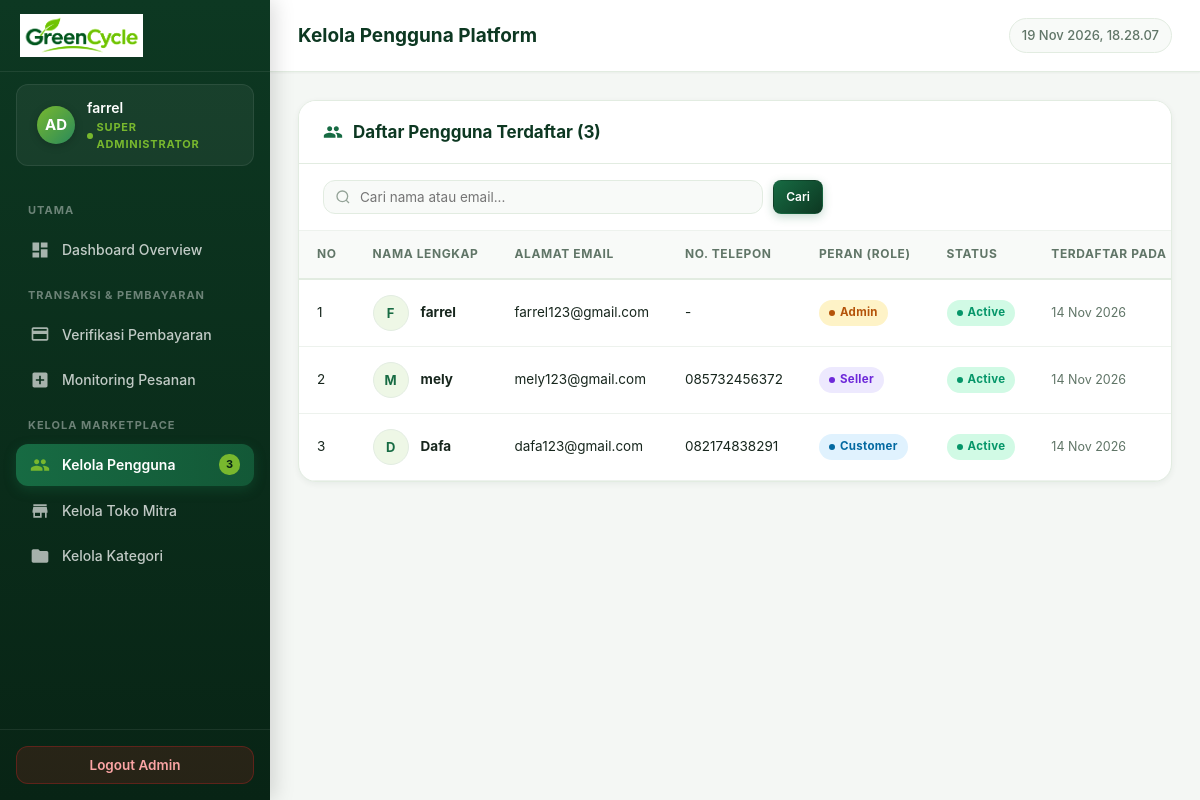
The page /admin/users/index.php (signed in) on the database its author committed.
### tables this page shows
CREATE TABLE `users` (
  `id` int(11) NOT NULL,
  `name` varchar(100) NOT NULL,
  `email` varchar(100) NOT NULL,
  `password` varchar(255) NOT NULL,
  `phone` varchar(20) DEFAULT NULL,
  `address` text DEFAULT NULL,
  `profile_photo` varchar(255) DEFAULT NULL,
  `role` enum('admin','seller','customer') NOT NULL DEFAULT 'customer',
  `status` enum('active','inactive') NOT NULL DEFAULT 'active',
  `created_at` timestamp NOT NULL DEFAULT current_timestamp(),
  `updated_at` timestamp NOT NULL DEFAULT current_timestamp() ON UPDATE current_timestamp()
);

### includes/init.php (called while the page is built, shortened)
<?php
function e($value)
{
    return htmlspecialchars((string) $value, ENT_QUOTES, 'UTF-8');
}

### admin/users/index.php (the view, shortened to what this page needs)
<?php
require_once __DIR__ . '/../../includes/auth_check.php';
$adminName = $_SESSION['name'] ?? 'Admin';
$keyword = trim($_GET['q'] ?? '');
$page = max(1, (int)($_GET['page'] ?? 1));
$limit = 10;
$offset = ($page - 1) * $limit;
$search = '%' . $keyword . '%';
$count = $conn->prepare("
    SELECT COUNT(*) AS total
    FROM users
    WHERE name LIKE ? OR email LIKE ?
");
$count->bind_param("ss", $search, $search);
$count->execute();
$total_users = (int)$count->get_result()->fetch_assoc()['total'];
$stmt = $conn->prepare("
    SELECT id, name, email, phone, role, status, created_at
    FROM users
    WHERE name LIKE ? OR email LIKE ?
    ORDER BY id DESC
    LIMIT ? OFFSET ?
");
$stmt->bind_param("ssii", $search, $search, $limit, $offset);
$stmt->execute();
$users = $stmt->get_result();
?>
<!DOCTYPE html>
<html lang="id">
<head>
    <link rel="stylesheet" href="/GreenCycle/assets/css/dashboard.css">
</head>
<body>
<div class="gc-app">
    <aside class="gc-sidebar" id="gcSidebar">
        <div class="gc-sidebar-header">
            <a href="/GreenCycle/admin/dashboard.php" class="gc-sidebar-logo">
                <img
                    src="/GreenCycle/assets/images/greencycle-logo.png"
                    alt="GreenCycle Logo"
                    onerror="this.style.display='none'; this.nextElementSibling.style.display='inline';"
                >
            </a>
        </div>
        <div class="gc-sidebar-role-badge">
            <div class="gc-role-avatar">AD</div>
            <div class="gc-role-info">
                <div class="gc-role-name"><?= e($adminName) ?></div>
                <div class="gc-role-tag">Super Administrator</div>
            </div>
        </div>
        <nav class="gc-sidebar-nav">
            <div class="gc-nav-group-title">Utama</div>
            <a href="/GreenCycle/admin/dashboard.php" class="gc-nav-item">
                <svg viewBox="0 0 24 24"><path d="M3 13h8V3H3v10zm0 8h8v-6H3v6zm10 0h8V11h-8v10zm0-18v6h8V3h-8z"/></svg>
                Dashboard Overview
            </a>
            <div class="gc-nav-group-title">Transaksi & Pembayaran</div>
            <a href="/GreenCycle/admin/transactions/index.php" class="gc-nav-item">
                <svg viewBox="0 0 24 24"><path d="M20 4H4c-1.11 0-1.99.89-1.99 2L2 18c0 1.11.89 2 2 2h16c1.11 0 2-.89 2-2V6c0-1.11-.89-2-2-2zm0 14H4v-6h16v6zm0-10H4V6h16v2z"/></svg>
                Verifikasi Pembayaran
            </a>
            <a href="/GreenCycle/admin/orders/index.php" class="gc-nav-item">
                <svg viewBox="0 0 24 24"><path d="M19 3H5c-1.1 0-2 .9-2 2v14c0 1.1.9 2 2 2h14c1.1 0 2-.9 2-2V5c0-1.1-.9-2-2-2zm-2 10h-4v4h-2v-4H7v-2h4V7h2v4h4v2z"/></svg>
                Monitoring Pesanan
            </a>
            <div class="gc-nav-group-title">Kelola Marketplace</div>
            <a href="/GreenCycle/admin/users/index.php" class="gc-nav-item active">
                Kelola Pengguna
                <span class="gc-nav-badge"><?= $total_users ?></span>
            </a>
            <a href="/GreenCycle/admin/stores/index.php" class="gc-nav-item">
                <svg viewBox="0 0 24 24"><path d="M20 4H4v2h16V4zm1 10v-2l-1-5H4l-1 5v2h1v6h10v-6h4v6h2v-6h1zm-9 4H6v-4h6v4z"/></svg>
                Kelola Toko Mitra
            </a>
            <a href="/GreenCycle/admin/categories/index.php" class="gc-nav-item">
                <svg viewBox="0 0 24 24"><path d="M10 4H4c-1.1 0-1.99.9-1.99 2L2 18c0 1.1.9 2 2 2h16c1.1 0 2-.9 2-2V8c0-1.1-.9-2-2-2h-8l-2-2z"/></svg>
                Kelola Kategori
            </a>
        </nav>
        <div class="gc-sidebar-footer">
            <form action="/GreenCycle/auth/logout.php" method="POST">
                <button type="submit" class="gc-btn-logout-sidebar">Logout Admin</button>
            </form>
        </div>
    </aside>
    <main class="gc-main">
        <header class="gc-topbar">
            <div class="gc-topbar-left">
                <div class="gc-topbar-title">
                    <span>Kelola Pengguna Platform</span>
                </div>
            </div>
            <div class="gc-topbar-right">
                <div class="gc-topbar-clock" id="gcLiveClock"></div>
            </div>
        </header>
        <div class="gc-content">
            <div class="gc-panel">
                <div class="gc-panel-header">
                    <div class="gc-panel-title">
                        Daftar Pengguna Terdaftar (<?= $total_users ?>)
                    </div>
                </div>
                <div style="padding: 16px 24px; border-bottom: 1px solid var(--gc-border-light);" class="gc-filter-bar">
                    <form method="GET" style="display: flex; gap: 10px; width: 100%; max-width: 500px;">
                        <div class="gc-search-box" style="flex: 1;">
                            <input type="text" name="q" placeholder="Cari nama atau email..." value="<?= e($keyword) ?>">
                        </div>
                        <button type="submit" class="gc-btn gc-btn-primary gc-btn-sm">Cari</button>
                    </form>
                </div>
                <div class="gc-table-responsive">
                    <table class="gc-table">
                        <thead>
                            <tr>
                                <th>No</th>
                                <th>Nama Lengkap</th>
                                <th>Alamat Email</th>
                                <th>No. Telepon</th>
                                <th>Peran (Role)</th>
                                <th>Status</th>
                                <th>Terdaftar Pada</th>
                            </tr>
                        </thead>
                        <tbody>
                            <?php if ($users->num_rows === 0): ?>
                                <tr>
                                    <td colspan="8" style="text-align: center; padding: 40px; color: var(--gc-text-muted);">
                                        Tidak ada pengguna ditemukan.
                                    </td>
                                </tr>
                            <?php else: ?>
                                <?php $no = $offset + 1; ?>
                                <?php while ($user = $users->fetch_assoc()): ?>
                                    <tr>
                                        <td><?= $no++ ?></td>
                                        <td>
                                            <div class="gc-table-user-cell">
                                                <div class="gc-table-avatar">
                                                    <?= strtoupper(substr($user['name'] ?? 'U', 0, 1)) ?>
                                                </div>
                                                <strong><?= e($user['name']) ?></strong>
                                            </div>
                                        </td>
                                        <td><?= e($user['email']) ?></td>
                                        <td><?= e($user['phone'] ?? '-') ?></td>
                                        <td>
                                            <span class="gc-badge badge-<?= e($user['role']) ?>">
                                                <?= e($user['role']) ?>
                                            </span>
                                        </td>
                                        <td>
                                            <span class="gc-badge badge-<?= e($user['status']) ?>">
                                                <?= e($user['status']) ?>
                                            </span>
                                        </td>
                                        <td style="color: var(--gc-text-muted); font-size: 12.5px;">
                                            <?= date('d M Y', strtotime($user['created_at'])) ?>
                                        </td>
                                    </tr>
                                <?php endwhile; ?>
                            <?php endif; ?>
                        </tbody>
                    </table>
                </div>
            </div>
        </div>
    </main>
</div>
</body>
</html>

### rows shown on the page
users: name "F", name "farrel", email "farrel123@gmail.com", phone "-", role "Admin", status "Active", created_at "14 Nov 2026"
users: name "M", name "mely", email "mely123@gmail.com", phone "085732456372", role "Seller", status "Active", created_at "14 Nov 2026"
users: name "D", name "Dafa", email "dafa123@gmail.com", phone "082174838291", role "Customer", status "Active", created_at "14 Nov 2026"

### other values the page prints
$adminName "farrel"
$total_users "3"
